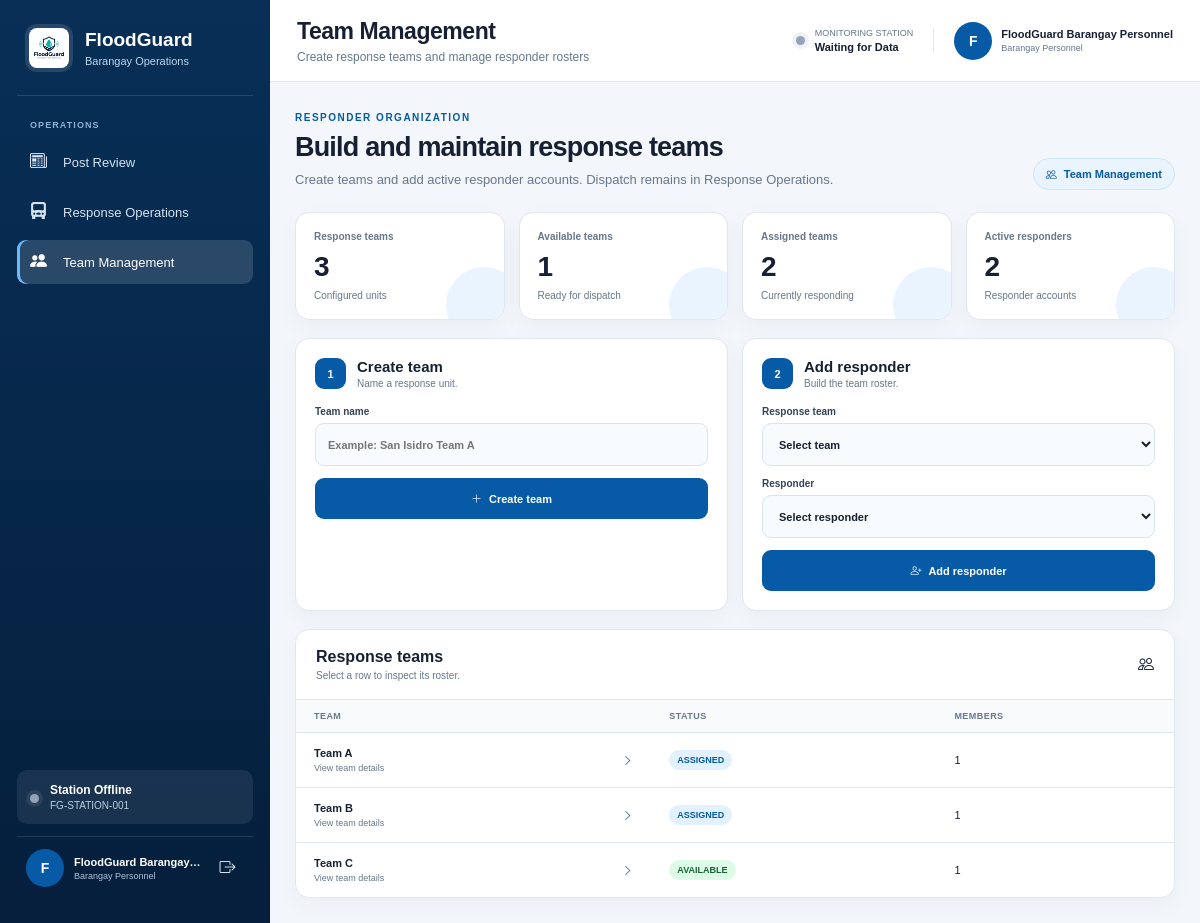
Page /staff/teams.php (signed in) on the committed database.
### tables this page shows
CREATE TABLE `device_latest_readings` (
  `monitoring_device_id` bigint(20) UNSIGNED NOT NULL,
  `sensor_reading_id` bigint(20) UNSIGNED DEFAULT NULL,
  `water_distance_cm` decimal(8,2) DEFAULT NULL,
  `water_level_cm` decimal(8,2) DEFAULT NULL,
  `sensor_health` enum('healthy','suspect','fault','unknown') NOT NULL DEFAULT 'unknown',
  `rain_analog` int(10) UNSIGNED DEFAULT NULL,
  `rain_detected` tinyint(1) NOT NULL DEFAULT 0,
  `wind_speed_mps` decimal(8,2) DEFAULT NULL,
  `north_obstacle` tinyint(1) NOT NULL DEFAULT 0,
  `south_obstacle` tinyint(1) NOT NULL DEFAULT 0,
  `north_barrier_status` enum('open','closed','opening','closing','paused','blocked','fault','not_connected','unknown') NOT NULL DEFAULT 'unknown',
  `south_barrier_status` enum('open','closed','opening','closing','paused','blocked','fault','not_connected','unknown') NOT NULL DEFAULT 'unknown',
  `battery_voltage` decimal(6,2) DEFAULT NULL,
  `battery_percent` decimal(5,2) DEFAULT NULL,
  `alert_level` enum('normal','warning','critical') NOT NULL DEFAULT 'normal',
  `device_status` enum('online','offline','sensor_error','maintenance') NOT NULL DEFAULT 'online',
  `measured_at` datetime NOT NULL,
  `received_at` timestamp NOT NULL DEFAULT current_timestamp() ON UPDATE current_timestamp()
);

CREATE TABLE `users` (
  `id` bigint(20) UNSIGNED NOT NULL,
  `full_name` varchar(150) NOT NULL,
  `email` varchar(190) NOT NULL,
  `password_hash` varchar(255) NOT NULL,
  `email_verified_at` datetime DEFAULT NULL,
  `account_status` enum('pending','active','inactive','suspended') NOT NULL DEFAULT 'pending',
  `last_login_at` datetime DEFAULT NULL,
  `token_version` int(10) UNSIGNED NOT NULL DEFAULT 1,
  `created_at` timestamp NOT NULL DEFAULT current_timestamp(),
  `updated_at` timestamp NOT NULL DEFAULT current_timestamp() ON UPDATE current_timestamp()
);

CREATE TABLE `response_teams` (
  `id` bigint(20) UNSIGNED NOT NULL,
  `team_name` varchar(120) NOT NULL,
  `duty_status` enum('off_duty','available','assigned','unavailable') NOT NULL DEFAULT 'off_duty',
  `is_active` tinyint(1) NOT NULL DEFAULT 1,
  `created_by` bigint(20) UNSIGNED NOT NULL,
  `created_at` timestamp NOT NULL DEFAULT current_timestamp(),
  `updated_at` timestamp NOT NULL DEFAULT current_timestamp() ON UPDATE current_timestamp()
);

### app/Support/Security.php (called while the page is built, shortened)
<?php
function floodguardEscape(?string $value): string
{
    return htmlspecialchars($value ?? '', ENT_QUOTES | ENT_SUBSTITUTE, 'UTF-8');
}

### staff/includes/auth.php (called while the page is built, shortened)
<?php
require_once __DIR__.'/../../app/Support/Security.php';require_once __DIR__.'/../../app/Security/Csrf.php';require_once __DIR__.'/../../app/Auth/Authorization.php';
$stmt=$pdo->prepare('SELECT DISTINCT u.id,u.full_name,u.email,r.slug AS role_slug,r.name AS role_name FROM users u JOIN user_roles ur ON ur.user_id=u.id JOIN roles r ON r.id=ur.role_id WHERE u.id=:id AND u.account_status="active" AND r.slug="barangay_personnel" LIMIT 1');$stmt->execute([':id'=>$_SESSION['staff_user_id']]);$staffUser=$stmt->fetch();if(!$staffUser){unset($_SESSION['staff_user_id']);header('Location: login.php?notice=account_unavailable');exit;}

### staff/teams.php (the view, shortened to what this page needs)
<?php
require_once __DIR__ . '/../config/database.php';
require_once __DIR__ . '/includes/auth.php';
$teams = $pdo->query('SELECT rt.id,rt.team_name,rt.duty_status,rt.is_active,rt.created_at,COUNT(rtm.responder_user_id) AS member_count FROM response_teams rt LEFT JOIN response_team_members rtm ON rtm.response_team_id=rt.id GROUP BY rt.id ORDER BY rt.team_name')->fetchAll();
$teamMembers = [];
foreach ($pdo->query('SELECT rtm.response_team_id,u.full_name,u.email,rtm.is_team_lead FROM response_team_members rtm JOIN users u ON u.id=rtm.responder_user_id ORDER BY rtm.is_team_lead DESC,u.full_name')->fetchAll() as $member) {
    $teamMembers[(int) $member['response_team_id']][] = ['name' => $member['full_name'], 'email' => $member['email'], 'lead' => (bool) $member['is_team_lead']];
}
$responders = $pdo->query('SELECT DISTINCT u.id,u.full_name,u.email FROM users u JOIN user_roles ur ON ur.user_id=u.id JOIN roles r ON r.id=ur.role_id WHERE r.slug="responder" AND u.account_status="active" ORDER BY u.full_name')->fetchAll();
$availableTeamCount = count(array_filter($teams, fn(array $team): bool => $team['duty_status'] === 'available' && (int) $team['is_active'] === 1));
?>
<!doctype html>
<html lang="en">
<head>
    <link rel="stylesheet" href="../assets/css/admin.css"><link rel="stylesheet" href="../assets/css/barangay.css">
    <link rel="stylesheet" href="https://cdn.jsdelivr.net/npm/bootstrap-icons@1.11.3/font/bootstrap-icons.min.css">
</head>
<body>
<?php require __DIR__ . '/includes/layout.php'; ?>
<div class="admin-page">
    <header class="admin-topbar staff-topbar">
        <div class="topbar-left"><div><h1>Team Management</h1><p>Create response teams and manage responder rosters</p></div></div>
        <div class="topbar-right"><div class="topbar-station-status"><span class="station-dot <?= $staffDeviceOnline ? 'online' : 'offline' ?>"></span><div><span>Monitoring Station</span><strong><?= $staffDeviceOnline ? 'Receiving Data' : 'Waiting for Data' ?></strong></div></div><div class="topbar-admin"><div class="admin-avatar"><?= floodguardEscape(strtoupper(substr((string) $staffUser['full_name'], 0, 1))) ?></div><div><strong><?= floodguardEscape($staffUser['full_name']) ?></strong><span>Barangay Personnel</span></div></div></div>
    </header>
    <main class="admin-content">
        <div class="page-intro"><div><span class="eyebrow">Responder organization</span><h2>Build and maintain response teams</h2><p>Create teams and add active responder accounts. Dispatch remains in Response Operations.</p></div><span class="role-pill"><i class="bi bi-people"></i> Team Management</span></div>
        <section class="operations-summary" aria-label="Operations summary">
            <article class="metric-card"><span>Response teams</span><strong><?= count($teams) ?></strong><small>Configured units</small></article>
            <article class="metric-card"><span>Available teams</span><strong><?= $availableTeamCount ?></strong><small>Ready for dispatch</small></article>
            <article class="metric-card"><span>Assigned teams</span><strong><?= count(array_filter($teams, fn(array $team): bool => $team['duty_status'] === 'assigned')) ?></strong><small>Currently responding</small></article>
            <article class="metric-card"><span>Active responders</span><strong><?= count($responders) ?></strong><small>Responder accounts</small></article>
        </section>
        <section class="quick-actions" style="grid-template-columns:repeat(2,minmax(0,1fr))" aria-label="Team workflow">
            <article class="panel action-card"><div class="action-heading"><span class="action-number">1</span><div><h3>Create team</h3><p>Name a response unit.</p></div></div><form method="post" class="compact-form"><input type="hidden" name="csrf_token" value="<?= floodguardEscape($staffCsrf) ?>"><label>Team name<input name="team_name" maxlength="120" required placeholder="Example: San Isidro Team A"></label><button class="primary-button" name="action" value="create_team"><i class="bi bi-plus-lg"></i>Create team</button></form></article>
            <article class="panel action-card"><div class="action-heading"><span class="action-number">2</span><div><h3>Add responder</h3><p>Build the team roster.</p></div></div><form method="post" class="compact-form"><label>Response team<select name="team_id" required><option value="">Select team</option></select></label><label>Responder<select name="responder_id" required><option value="">Select responder</option></select></label><button class="primary-button" name="action" value="add_member"><i class="bi bi-person-plus"></i>Add responder</button></form></article>
        </section>
        <section class="data-grid" style="grid-template-columns:minmax(0,1fr)">
            <article class="panel"><div class="panel-header"><div><h3>Response teams</h3><p>Select a row to inspect its roster.</p></div><i class="bi bi-people"></i></div><div class="table-scroll"><table class="data-table"><thead><tr><th>Team</th><th>Status</th><th>Members</th></tr></thead><tbody>
            <?php foreach ($teams as $team): $payload = ['type'=>'team','title'=>$team['team_name'],'details'=>[['label'=>'Duty status','value'=>ucwords(str_replace('_',' ',$team['duty_status']))],['label'=>'Team availability','value'=>(int)$team['is_active']?'Active':'Inactive'],['label'=>'Member count','value'=>(string)$team['member_count']],['label'=>'Created','value'=>$team['created_at']]],'members'=>$teamMembers[(int)$team['id']]??[]]; ?><tr class="clickable-row"><td><button type="button" class="row-button" data-details="<?= floodguardEscape(json_encode($payload, JSON_UNESCAPED_SLASHES) ?: '{}') ?>"><span><strong><?= floodguardEscape($team['team_name']) ?></strong><small>View team details</small></span><i class="bi bi-chevron-right"></i></button></td><td><span class="status-chip <?= floodguardEscape($team['duty_status']) ?>"><?= floodguardEscape(str_replace('_',' ',$team['duty_status'])) ?></span></td><td><?= (int) $team['member_count'] ?></td></tr><?php endforeach; ?>
            </tbody></table></div></article>
        </section>
    </main>
</div>
</body></html>

### staff/includes/layout.php (shortened to what this page needs)
<?php
$staffCurrentPage = basename($_SERVER['PHP_SELF'] ?? '');
$staffDeviceId = 'FG-STATION-001';
$staffDeviceOnline = false;
try {
    $settings = $pdo->query(
        "SELECT setting_key, setting_value FROM system_settings
         WHERE setting_key IN ('device_id', 'device_offline_timeout_seconds')"
    )->fetchAll(PDO::FETCH_KEY_PAIR);
    $staffDeviceId = (string) ($settings['device_id'] ?? $staffDeviceId);
    $timeout = max(30, (int) ($settings['device_offline_timeout_seconds'] ?? 180));
    $latest = $pdo->query('SELECT measured_at FROM device_latest_readings ORDER BY measured_at DESC LIMIT 1')->fetchColumn();
    $staffDeviceOnline = is_string($latest) && strtotime($latest) !== false && time() - (int) strtotime($latest) <= $timeout;
} catch (PDOException $exception) {
    $staffDeviceOnline = false;
}
?>
<aside class="admin-sidebar" id="adminSidebar">
    <div class="sidebar-brand">
        <img src="../assets/images/floodguard-logo.png" alt="FloodGuard" class="sidebar-logo">
        <div class="sidebar-brand-text"><strong>FloodGuard</strong><span>Barangay Operations</span></div>
    </div>
    <div class="sidebar-section-label">Operations</div>
    <nav class="sidebar-navigation" aria-label="Barangay personnel navigation">
        <?php if (isset($staffPermissions['posts.review'])): ?>
        <a href="posts.php" class="sidebar-link <?= $staffCurrentPage === 'posts.php' ? 'active' : '' ?>">
            <i class="bi bi-newspaper"></i><span>Post Review</span>
        </a>
        <?php endif; ?>
        <?php if (isset($staffPermissions['assignments.manage'])): ?>
            <a href="operations.php" class="sidebar-link <?= $staffCurrentPage === 'operations.php' ? 'active' : '' ?>">
                <i class="bi bi-truck-front-fill"></i><span>Response Operations</span>
            </a>
            <a href="teams.php" class="sidebar-link <?= $staffCurrentPage === 'teams.php' ? 'active' : '' ?>">
                <i class="bi bi-people-fill"></i><span>Team Management</span>
            </a>
        <?php endif; ?>
    </nav>
    <div class="sidebar-bottom">
        <div class="station-summary">
            <span class="station-dot <?= $staffDeviceOnline ? 'online' : 'offline' ?>"></span>
            <div><strong><?= $staffDeviceOnline ? 'Station Online' : 'Station Offline' ?></strong><span><?= floodguardEscape($staffDeviceId) ?></span></div>
        </div>
        <div class="sidebar-admin">
            <div class="admin-avatar"><?= floodguardEscape(strtoupper(substr((string) $staffUser['full_name'], 0, 1))) ?></div>
            <div class="sidebar-admin-details"><strong><?= floodguardEscape($staffUser['full_name']) ?></strong><span>Barangay Personnel</span></div>
            <form method="post" action="logout.php" class="sidebar-logout-form">
                <button type="submit" class="sidebar-logout" aria-label="Sign out" title="Sign out"><i class="bi bi-box-arrow-right"></i></button>
            </form>
        </div>
    </div>
</aside>

### assets/css/barangay.css (style rules this page uses)
:root { --accent:#0878c9; --accent-soft:#eaf5ff; }
.admin-content { max-width:1500px; margin:0 auto; }
.staff-topbar .topbar-left h1 { letter-spacing:-.02em; }
.page-intro { display:flex; align-items:flex-end; justify-content:space-between; gap:24px; margin-bottom:22px; }
.page-intro .eyebrow { color:var(--primary); font-size:10px; font-weight:800; letter-spacing:.15em; text-transform:uppercase; }
.page-intro h2 { margin-top:7px; font-size:27px; letter-spacing:-.03em; }
.page-intro p { margin-top:7px; color:var(--muted); font-size:13px; line-height:1.55; }
.role-pill { display:inline-flex; align-items:center; gap:7px; padding:9px 12px; color:var(--primary); background:var(--primary-light); border:1px solid #cfe5f8; border-radius:999px; font-size:11px; font-weight:800; white-space:nowrap; }
.operations-summary { display:grid; grid-template-columns:repeat(4,minmax(0,1fr)); gap:14px; margin-bottom:18px; }
.metric-card { position:relative; overflow:hidden; padding:18px; background:#fff; border:1px solid var(--border); border-radius:14px; box-shadow:0 7px 22px rgba(15,23,42,.04); }
.metric-card::after { position:absolute; right:-18px; bottom:-24px; width:76px; height:76px; content:""; background:var(--primary-light); border-radius:50%; }
.metric-card span,.metric-card small,.metric-card strong { position:relative; z-index:1; display:block; }
.metric-card span { color:var(--muted); font-size:10px; font-weight:700; }
.metric-card strong { margin-top:9px; font-size:28px; }
.metric-card small { margin-top:7px; color:var(--muted); font-size:10px; }
.panel { background:#fff; border:1px solid var(--border); border-radius:14px; box-shadow:0 7px 22px rgba(15,23,42,.04); }
.panel-header { display:flex; justify-content:space-between; align-items:center; gap:16px; padding:18px 20px; border-bottom:1px solid var(--border); }
.panel-header h3 { font-size:16px; }
.panel-header p { margin-top:4px; color:var(--muted); font-size:10px; }
.quick-actions { display:grid; grid-template-columns:repeat(3,minmax(0,1fr)); gap:14px; margin-bottom:18px; }
.action-card { padding:19px; }
.action-heading { display:flex; align-items:center; gap:11px; margin-bottom:17px; }
.action-number { width:31px; height:31px; display:grid; place-items:center; color:#fff; background:var(--primary); border-radius:9px; font-size:11px; font-weight:800; }
.action-heading h3 { font-size:15px; }
.action-heading p { margin-top:3px; color:var(--muted); font-size:10px; }
.compact-form { min-width:0; display:grid; gap:12px; }
.compact-form label { display:grid; gap:6px; color:#344258; font-size:10px; font-weight:800; }
.compact-form input,.compact-form select,.compact-form textarea { width:100%; min-width:0; max-width:100%; min-height:43px; padding:10px 12px; color:var(--text); background:#f8fbfe; border:1px solid #d8e4ef; border-radius:9px; outline:none; font:inherit; font-size:11px; text-overflow:ellipsis; }
.primary-button { min-height:41px; display:inline-flex; justify-content:center; align-items:center; gap:7px; padding:0 15px; color:#fff; background:var(--primary); border:0; border-radius:9px; cursor:pointer; font-size:11px; font-weight:800; }
.data-grid { display:grid; grid-template-columns:1fr 1.25fr; gap:14px; }
.table-scroll { overflow:auto; }
.data-table { width:100%; border-collapse:collapse; }
.data-table th { padding:11px 18px; color:var(--muted); background:#f8fafc; font-size:9px; letter-spacing:.05em; text-align:left; text-transform:uppercase; }
.data-table td { padding:14px 18px; border-top:1px solid var(--border); font-size:11px; vertical-align:middle; }
.clickable-row { cursor:pointer; transition:background .18s ease; }
.row-button { width:100%; display:flex; align-items:center; gap:10px; padding:0; color:inherit; background:transparent; border:0; cursor:pointer; font:inherit; text-align:left; }
.row-button strong,.row-button small { display:block; }
.row-button small { margin-top:4px; color:var(--muted); font-size:9px; }
.row-button i { margin-left:auto; color:var(--primary); }
.status-chip { display:inline-flex; padding:5px 8px; color:#475569; background:#eef2f6; border-radius:999px; font-size:9px; font-weight:800; text-transform:uppercase; }
.status-chip.available,.status-chip.completed { color:#166534; background:#dcfce7; }
.status-chip.assigned,.status-chip.accepted,.status-chip.en_route,.status-chip.on_scene { color:#075aa6; background:#e1f1ff; }

### rows in the picture
users: full_name "F", full_name "FloodGuard Barangay…", full_name "FloodGuard Barangay Personnel"
response_teams: team_name "Team A", duty_status "ASSIGNED", member_count "1"
response_teams: team_name "Team B", duty_status "ASSIGNED", member_count "1"
response_teams: team_name "Team C", duty_status "AVAILABLE", member_count "1"

### other values in the picture
floodguardEscape($staffDeviceId) "FG-STATION-001"
count($teams) "3"
$availableTeamCount "1"
count($responders) "2"
